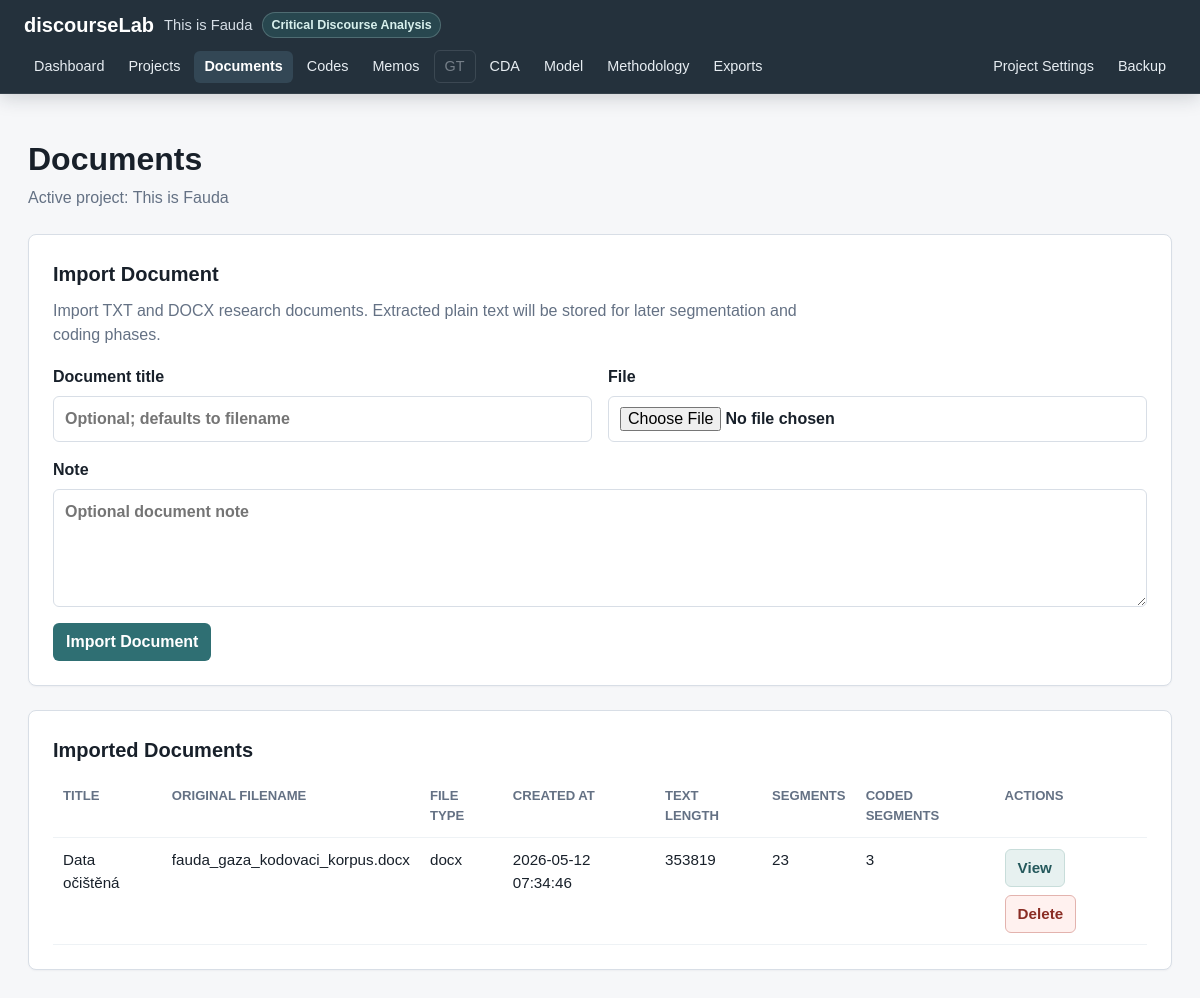
/documents, run on an earlier commit of the app's database.
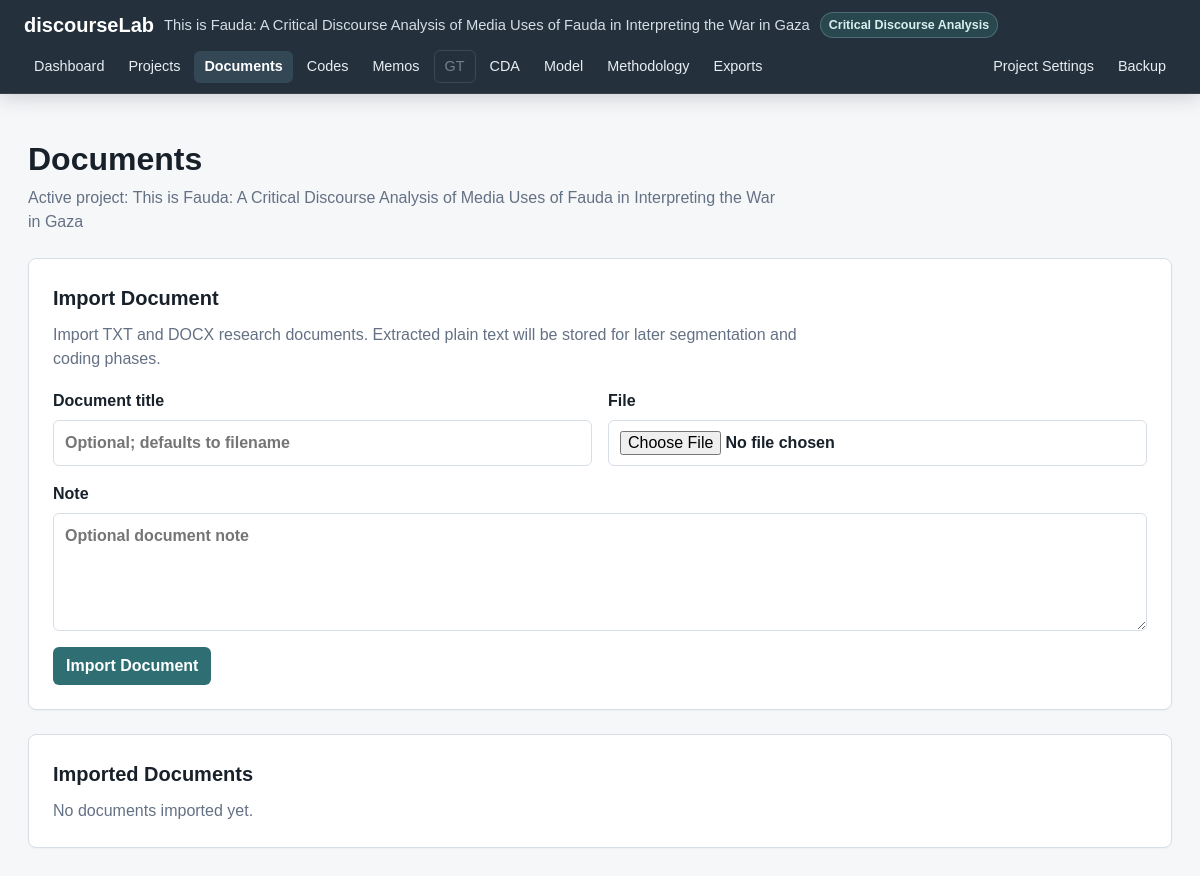
And on a later commit of the database.
### tables this page shows
CREATE TABLE projects (
    id INTEGER PRIMARY KEY AUTOINCREMENT,
    name TEXT NOT NULL,
    description TEXT,
    created_at TEXT NOT NULL DEFAULT CURRENT_TIMESTAMP,
    updated_at TEXT NOT NULL DEFAULT CURRENT_TIMESTAMP
, methodology_mode TEXT NOT NULL DEFAULT 'mixed', status TEXT NOT NULL DEFAULT 'active', last_opened_at TEXT, research_goal TEXT, principal_investigator TEXT);

CREATE TABLE documents (
    id INTEGER PRIMARY KEY AUTOINCREMENT,
    project_id INTEGER NOT NULL,
    title TEXT NOT NULL,
    original_filename TEXT,
    file_type TEXT,
    text_content TEXT,
    note TEXT,
    created_at TEXT NOT NULL DEFAULT CURRENT_TIMESTAMP,
    updated_at TEXT NOT NULL DEFAULT CURRENT_TIMESTAMP,
    FOREIGN KEY (project_id) REFERENCES projects (id) ON DELETE CASCADE
);

### app.py (the view)
    @app.route("/documents")
    def documents():
        active_project = get_active_project()
        document_rows = get_documents_for_project(active_project["id"])
        return render_template(
            "documents.html",
            title="Documents",
            active_page="documents",
            active_project=active_project,
            documents=document_rows,
        )

### app.py (called while the page is built)
def get_db() -> sqlite3.Connection:
    if "db" not in g:
        g.db = sqlite3.connect(DATABASE)
        g.db.row_factory = sqlite3.Row
        g.db.execute("PRAGMA foreign_keys = ON")
    return g.db

def query_one(sql: str, params: tuple = ()) -> sqlite3.Row | None:
    return get_db().execute(sql, params).fetchone()

def query_all(sql: str, params: tuple = ()) -> list[sqlite3.Row]:
    return get_db().execute(sql, params).fetchall()

def get_project(project_id: int) -> sqlite3.Row | None:
    return query_one(
        """
        SELECT id, name, description, methodology_mode, status, last_opened_at,
               research_goal, principal_investigator, created_at, updated_at
        FROM projects
        WHERE id = ? AND status != 'deleted'
        """,
        (project_id,),
    )

def project_supports_gt(project: sqlite3.Row | dict) -> bool:
    return project["methodology_mode"] in {"gt", "mixed"}

def project_supports_cda(project: sqlite3.Row | dict) -> bool:
    return project["methodology_mode"] in {"cda", "mixed"}

### templates/documents.html
{% extends "base.html" %}
{% block content %}
<section class="page-header">
    <h1>Documents</h1>
    <p>Active project: {{ active_project.name }}</p>
</section>
<section class="info-panel import-panel">
    <h2>Import Document</h2>
    <p>Import TXT and DOCX research documents. Extracted plain text will be stored for later segmentation and coding phases.</p>
    <form class="document-form" action="{{ url_for('import_document') }}" method="post" enctype="multipart/form-data">
        <div class="form-grid">
            <label>
                <span>Document title</span>
                <input type="text" name="title" placeholder="Optional; defaults to filename">
            </label>
            <label>
                <span>File</span>
                <input type="file" name="document_file" accept=".txt,.docx" required>
            </label>
        </div>
        <label>
            <span>Note</span>
            <textarea name="note" rows="4" placeholder="Optional document note"></textarea>
        </label>
        <button type="submit" class="button-primary">Import Document</button>
    </form>
</section>
<section class="info-panel">
    <h2>Imported Documents</h2>
    {% if documents %}
        <div class="table-wrap">
            <table class="data-table">
                <thead>
                    <tr>
                        <th>Title</th>
                        <th>Original filename</th>
                        <th>File type</th>
                        <th>Created at</th>
                        <th>Text length</th>
                        <th>Segments</th>
                        <th>Coded segments</th>
                        <th>Actions</th>
                    </tr>
                </thead>
                <tbody>
                    {% for document in documents %}
                        <tr>
                            <td>{{ document.title }}</td>
                            <td>{{ document.original_filename }}</td>
                            <td>{{ document.file_type }}</td>
                            <td>{{ document.created_at }}</td>
                            <td>{{ document.text_length }}</td>
                            <td>{{ document.segment_count }}</td>
                            <td>{{ document.coded_segment_count }}</td>
                            <td class="actions-cell">
                                <a class="button-secondary" href="{{ url_for('document_view', document_id=document.id) }}">View</a>
                                <form class="confirm-delete" data-confirm="Delete this document? Its segments will also be removed." action="{{ url_for('delete_document', document_id=document.id) }}" method="post">
                                    <button type="submit" class="button-danger">Delete</button>
                                </form>
                            </td>
                        </tr>
                    {% endfor %}
                </tbody>
            </table>
        </div>
    {% else %}
        <p>No documents imported yet.</p>
    {% endif %}
</section>
{% endblock %}

### templates/base.html (shortened to what this page needs)
<!doctype html>
<html lang="en">
<head>
    <link rel="stylesheet" href="{{ url_for('static', filename='style.css') }}">
</head>
<body>
    <div class="app-shell">
        <header class="topbar" aria-label="Application navigation">
            <div class="topbar-brand">
                <a class="app-name" href="{{ url_for('dashboard') }}">discourseLab</a>
                <span class="app-project">{{ active_project.name if active_project else "No active project" }}</span>
                {% if active_project %}
                    <span class="methodology-badge">{{ methodology_mode_labels[active_project.methodology_mode] }}</span>
                {% endif %}
            </div>
            <nav class="top-nav" aria-label="Main navigation">
                <a href="{{ url_for('dashboard') }}" class="{{ 'active' if active_page == 'dashboard' else '' }}">Dashboard</a>
                <a href="{{ url_for('projects') }}" class="{{ 'active' if active_page == 'projects' else '' }}">Projects</a>
                <a href="{{ url_for('documents') }}" class="{{ 'active' if active_page == 'documents' else '' }}">Documents</a>
                <a href="{{ url_for('codes') }}" class="{{ 'active' if active_page == 'codes' else '' }}">Codes</a>
                <a href="{{ url_for('memos') }}" class="{{ 'active' if active_page == 'memos' else '' }}">Memos</a>
                {% if supports_gt %}
                    <a href="{{ url_for('gt_workspace') }}" class="{{ 'active' if active_page == 'gt' else '' }}">GT</a>
                {% else %}
                    <span class="nav-disabled">GT</span>
                {% endif %}
                {% if supports_cda %}
                    <a href="{{ url_for('cda_workspace') }}" class="{{ 'active' if active_page == 'cda' else '' }}">CDA</a>
                {% else %}
                    <span class="nav-disabled">CDA</span>
                {% endif %}
                <a href="{{ url_for('model_builder') }}" class="{{ 'active' if active_page == 'model' else '' }}">Model</a>
                <a href="{{ url_for('methodology') }}" class="{{ 'active' if active_page == 'methodology' else '' }}">Methodology</a>
                <a href="{{ url_for('exports') }}" class="{{ 'active' if active_page == 'exports' else '' }}">Exports</a>
            </nav>
            {% if active_project %}
                <nav class="top-nav top-nav-actions" aria-label="Project actions">
                    <a href="{{ url_for('edit_project', project_id=active_project.id) }}">Project Settings</a>
                    <a href="{{ url_for('export_project_backup') }}">Backup</a>
                </nav>
            {% endif %}
        </header>
        <main class="content">
            {% block content %}{% endblock %}
        </main>
    </div>
</body>
</html>

What changed in the data, as far as the page shows it:
no longer on this page (row edited): projects: name "This is Fauda", methodology_mode "Critical Discourse Analysis"
no longer on this page (row unchanged): documents: title "Data očištěná", original_filename "fauda_gaza_kodovaci_korpus.docx", file_type "docx", created_at "2026-05-12 07:34:46", text_length "353819", segment_count "23", coded_segment_count "3"
added projects: name "This is Fauda: A Critical Discourse Analysis of Media Uses of Fauda in Interpreting the War in Gaza", methodology_mode "Critical Discourse Analysis"
Also different on the page:
text no longer shown: "TITLE ORIGINAL FILENAME FILE TYPE CREATED AT TEXT LENGTH SEGMENTS CODED SEGMENTS ACTIONS"
text now shown: "No documents imported yet."
